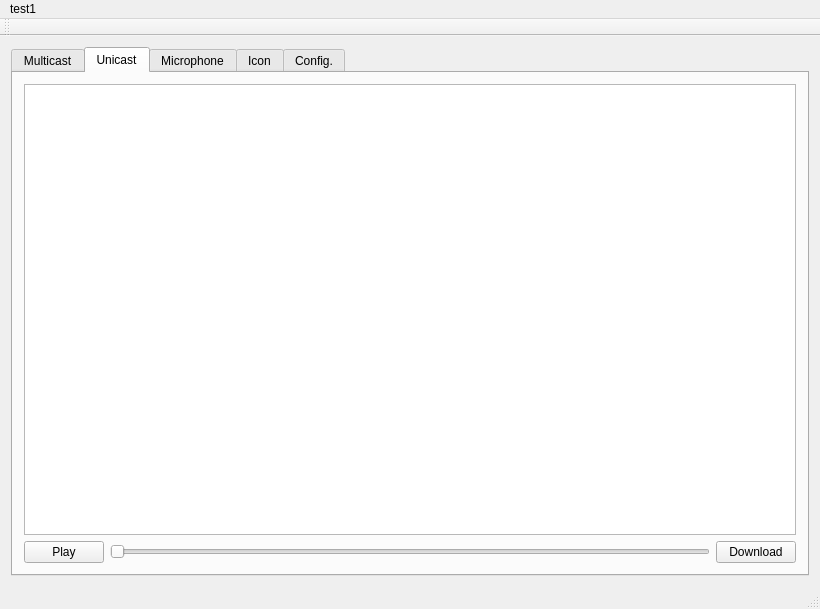
<?xml version="1.0" encoding="UTF-8"?>
<ui version="4.0">
 <class>MainWindow</class>
 <widget class="QMainWindow" name="MainWindow">
  <property name="geometry">
   <rect>
    <x>0</x>
    <y>0</y>
    <width>820</width>
    <height>609</height>
   </rect>
  </property>
  <property name="windowTitle">
   <string>MainWindow</string>
  </property>
  <widget class="QWidget" name="centralWidget">
   <layout class="QGridLayout" name="gridLayout">
    <item row="0" column="0">
     <widget class="QTabWidget" name="tabWidget">
      <property name="currentIndex">
       <number>1</number>
      </property>
      <widget class="QWidget" name="tab_5">
       <attribute name="title">
        <string>Multicast</string>
       </attribute>
       <widget class="QPushButton" name="pushButton_4">
        <property name="geometry">
         <rect>
          <x>220</x>
          <y>390</y>
          <width>75</width>
          <height>23</height>
         </rect>
        </property>
        <property name="text">
         <string>Play</string>
        </property>
       </widget>
       <widget class="QPushButton" name="pushButton_5">
        <property name="geometry">
         <rect>
          <x>530</x>
          <y>390</y>
          <width>75</width>
          <height>23</height>
         </rect>
        </property>
        <property name="text">
         <string>Volume</string>
        </property>
       </widget>
       <widget class="QLabel" name="label_3">
        <property name="geometry">
         <rect>
          <x>210</x>
          <y>150</y>
          <width>47</width>
          <height>13</height>
         </rect>
        </property>
        <property name="text">
         <string>Song:</string>
        </property>
       </widget>
       <widget class="QLabel" name="label_4">
        <property name="geometry">
         <rect>
          <x>230</x>
          <y>200</y>
          <width>401</width>
          <height>111</height>
         </rect>
        </property>
        <property name="font">
         <font>
          <pointsize>32</pointsize>
         </font>
        </property>
        <property name="text">
         <string>Current Song ~</string>
        </property>
       </widget>
      </widget>
      <widget class="QWidget" name="tab">
       <attribute name="title">
        <string>Unicast</string>
       </attribute>
       <layout class="QVBoxLayout" name="verticalLayout_3">
        <item>
         <widget class="QListWidget" name="listWidget">
          <property name="currentRow">
           <number>-1</number>
          </property>
         </widget>
        </item>
        <item>
         <layout class="QHBoxLayout" name="horizontalLayout_2" stretch="0,0,0">
          <property name="sizeConstraint">
           <enum>QLayout::SetDefaultConstraint</enum>
          </property>
          <item>
           <widget class="QPushButton" name="pushButton">
            <property name="text">
             <string>Play</string>
            </property>
           </widget>
          </item>
          <item>
           <widget class="QSlider" name="horizontalSlider">
            <property name="enabled">
             <bool>false</bool>
            </property>
            <property name="orientation">
             <enum>Qt::Horizontal</enum>
            </property>
           </widget>
          </item>
          <item>
           <widget class="QPushButton" name="pushButton_2">
            <property name="text">
             <string>Download</string>
            </property>
           </widget>
          </item>
         </layout>
        </item>
       </layout>
      </widget>
      <widget class="QWidget" name="tab_3">
       <attribute name="title">
        <string>Microphone</string>
       </attribute>
       <widget class="QPushButton" name="pushButton_3">
        <property name="geometry">
         <rect>
          <x>310</x>
          <y>160</y>
          <width>161</width>
          <height>161</height>
         </rect>
        </property>
        <property name="text">
         <string>Microphone On</string>
        </property>
       </widget>
      </widget>
      <widget class="QWidget" name="tab_4">
       <attribute name="title">
        <string>Icon</string>
       </attribute>
       <widget class="QLabel" name="label_2">
        <property name="geometry">
         <rect>
          <x>240</x>
          <y>220</y>
          <width>251</width>
          <height>61</height>
         </rect>
        </property>
        <property name="font">
         <font>
          <pointsize>25</pointsize>
         </font>
        </property>
        <property name="text">
         <string>Nothing here yet as of now !</string>
        </property>
       </widget>
      </widget>
      <widget class="QWidget" name="tab_2">
       <attribute name="title">
        <string>Config.</string>
       </attribute>
       <widget class="QLabel" name="label">
        <property name="geometry">
         <rect>
          <x>270</x>
          <y>210</y>
          <width>251</width>
          <height>61</height>
         </rect>
        </property>
        <property name="font">
         <font>
          <pointsize>25</pointsize>
         </font>
        </property>
        <property name="text">
         <string>Nothing here yet as of now !</string>
        </property>
       </widget>
      </widget>
     </widget>
    </item>
   </layout>
  </widget>
  <widget class="QMenuBar" name="menuBar">
   <property name="geometry">
    <rect>
     <x>0</x>
     <y>0</y>
     <width>820</width>
     <height>21</height>
    </rect>
   </property>
   <widget class="QMenu" name="menuTest1">
    <property name="title">
     <string>test1</string>
    </property>
   </widget>
   <addaction name="menuTest1"/>
  </widget>
  <widget class="QToolBar" name="mainToolBar">
   <attribute name="toolBarArea">
    <enum>TopToolBarArea</enum>
   </attribute>
   <attribute name="toolBarBreak">
    <bool>false</bool>
   </attribute>
  </widget>
  <widget class="QStatusBar" name="statusBar"/>
 </widget>
 <layoutdefault spacing="6" margin="11"/>
 <resources/>
 <connections/>
</ui>
